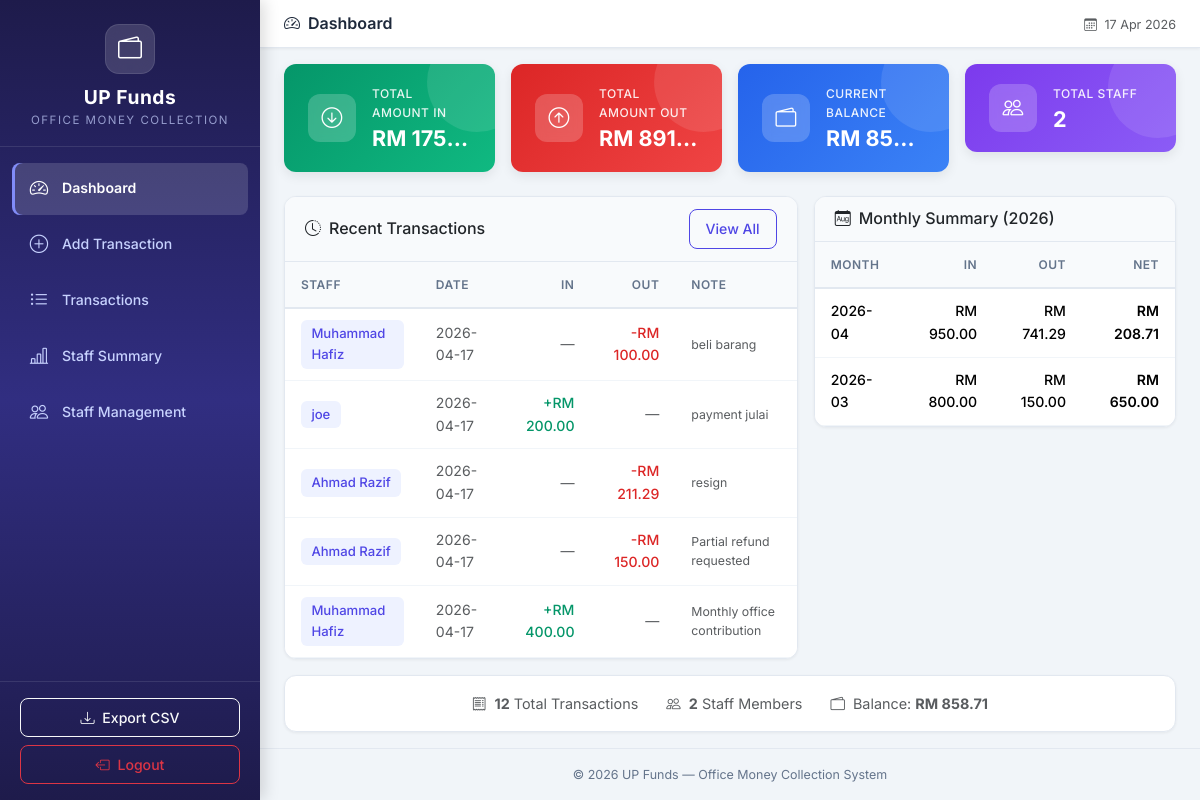
Before: / (signed in) with the older database file.
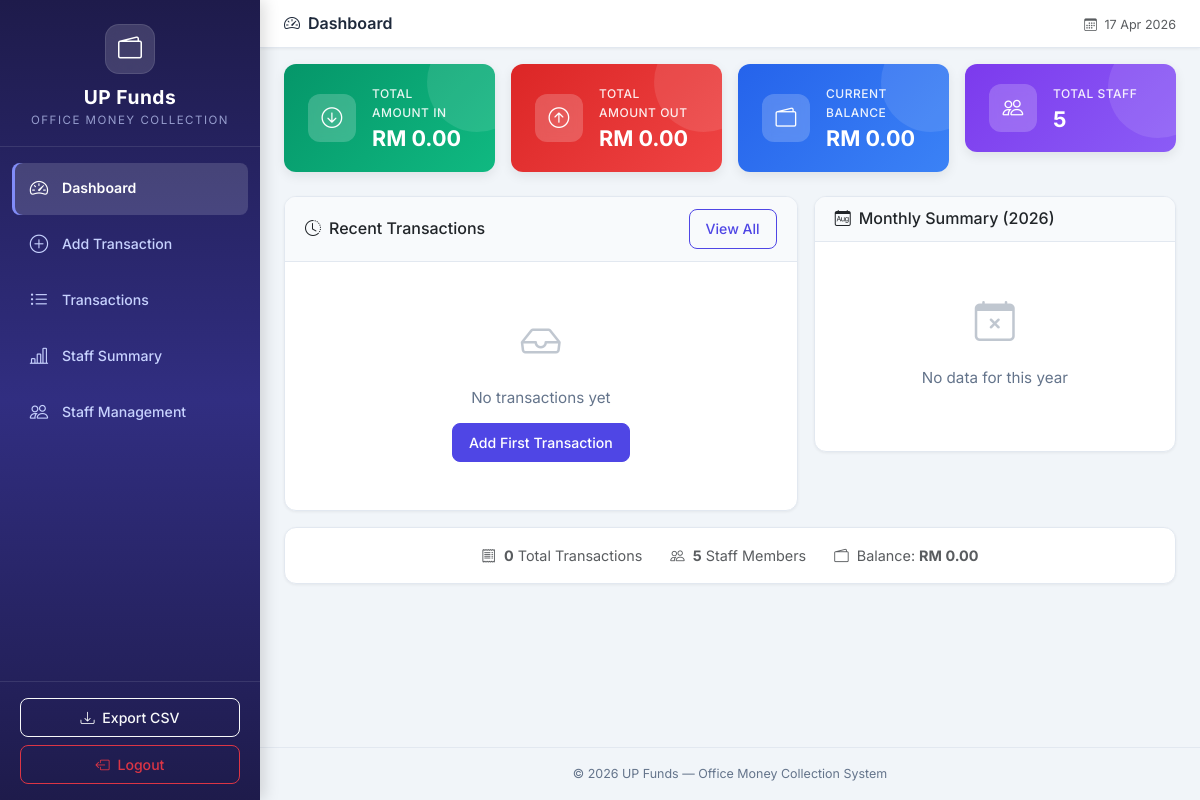
After: the same page with the newer database file.
### tables this page shows
CREATE TABLE cash_records (
            id INTEGER PRIMARY KEY AUTOINCREMENT,
            staff_id INTEGER,
            record_date DATE NOT NULL,
            amount_in REAL DEFAULT 0.00,
            amount_out REAL DEFAULT 0.00,
            expense_type TEXT DEFAULT 'shared',
            note TEXT DEFAULT '',
            created_at TIMESTAMP DEFAULT CURRENT_TIMESTAMP,
            updated_at TIMESTAMP DEFAULT CURRENT_TIMESTAMP,
            FOREIGN KEY (staff_id) REFERENCES staff(id)
        );

CREATE TABLE staff (
            id INTEGER PRIMARY KEY AUTOINCREMENT,
            name TEXT NOT NULL,
            is_active INTEGER DEFAULT 1,
            created_at TIMESTAMP DEFAULT CURRENT_TIMESTAMP
        );

### app.py (the view)
@app.route('/')
def dashboard():
    conn = get_db_connection()
    totals = conn.execute('''
        SELECT
            COALESCE(SUM(amount_in), 0) as total_in,
            COALESCE(SUM(amount_out), 0) as total_out
        FROM cash_records
    ''').fetchone()
    staff_count = conn.execute('SELECT COUNT(*) as count FROM staff WHERE is_active = 1').fetchone()['count']
    transaction_count = conn.execute('SELECT COUNT(*) as count FROM cash_records').fetchone()['count']
    recent = conn.execute('''
        SELECT cr.*, s.name as staff_name
        FROM cash_records cr
        LEFT JOIN staff s ON cr.staff_id = s.id
        ORDER BY cr.record_date DESC, cr.id DESC
        LIMIT 5
    ''').fetchall()
    monthly = conn.execute('''
        SELECT
            strftime('%Y-%m', record_date) as month,
            SUM(amount_in) as total_in,
            SUM(amount_out) as total_out
        FROM cash_records
        WHERE strftime('%Y', record_date) = strftime('%Y', 'now')
        GROUP BY strftime('%Y-%m', record_date)
        ORDER BY month DESC
    ''').fetchall()
    conn.close()
    return render_template('dashboard.html',
                           total_in=totals['total_in'],
                           total_out=totals['total_out'],
                           balance=totals['total_in'] - totals['total_out'],
                           staff_count=staff_count,
                           transaction_count=transaction_count,
                           recent=recent,
                           monthly=monthly)

### app.py (called while the page is built)
@app.context_processor
def inject_now():
    is_admin = session.get('role') == 'admin'
    return {'now': datetime.now(), 'is_admin': is_admin}

### database.py (called while the page is built)
def get_db_connection():
    conn = sqlite3.connect(DATABASE_PATH)
    conn.row_factory = sqlite3.Row  # Access columns by name
    conn.execute("PRAGMA foreign_keys = ON")  # Enable foreign key support
    return conn

### templates/dashboard.html (shortened to what the changed rows need)
{% extends 'base.html' %}
{% block content %}
<div class="row g-3 mb-4">
    <div class="col-sm-6 col-xl-3">
        <div class="summary-card card-green">
            <div class="card-info">
                <p class="card-label">Total Amount In</p>
                <h3 class="card-value">RM {{ "%.2f"|format(total_in) }}</h3>
            </div>
        </div>
    </div>
    <div class="col-sm-6 col-xl-3">
        <div class="summary-card card-red">
            <div class="card-info">
                <p class="card-label">Total Amount Out</p>
                <h3 class="card-value">RM {{ "%.2f"|format(total_out) }}</h3>
            </div>
        </div>
    </div>
    <div class="col-sm-6 col-xl-3">
        <div class="summary-card card-blue">
            <div class="card-info">
                <p class="card-label">Current Balance</p>
                <h3 class="card-value">RM {{ "%.2f"|format(balance) }}</h3>
            </div>
        </div>
    </div>
    <div class="col-sm-6 col-xl-3">
        <div class="summary-card card-purple">
            <div class="card-info">
                <p class="card-label">Total Staff</p>
                <h3 class="card-value">{{ staff_count }}</h3>
            </div>
        </div>
    </div>
</div>
<div class="row g-3">
    <div class="col-lg-7">
        <div class="card content-card">
            <div class="card-body p-0">
                {% if recent %}
                <div class="table-responsive">
                    <table class="table table-hover mb-0">
                        <thead>
                            <tr>
                                <th>Staff</th>
                                <th>Date</th>
                                <th class="text-end">In</th>
                                <th class="text-end">Out</th>
                                <th>Note</th>
                            </tr>
                        </thead>
                        <tbody>
                            {% for record in recent %}
                            <tr>
                                <td>
                                    {% if record['staff_name'] %}
                                        <span class="staff-badge">{{ record['staff_name'] }}</span>
                                    {% else %}
                                        <span class="badge bg-secondary">External Lab Expense</span>
                                    {% endif %}
                                </td>
                                <td class="text-muted">{{ record['record_date'] }}</td>
                                <td class="text-end">
                                    {% if record['amount_in'] > 0 %}
                                        <span class="amount-in">+RM {{ "%.2f"|format(record['amount_in']) }}</span>
                                    {% else %}
                                        <span class="text-muted">—</span>
                                    {% endif %}
                                </td>
                                <td class="text-end">
                                    {% if record['amount_out'] > 0 %}
                                        <span class="amount-out">-RM {{ "%.2f"|format(record['amount_out']) }}</span>
                                    {% else %}
                                        <span class="text-muted">—</span>
                                    {% endif %}
                                </td>
                                <td class="text-muted small">{{ record['note'][:30] }}{{ '...' if record['note']|length > 30 }}</td>
                            </tr>
                            {% endfor %}
                        </tbody>
                    </table>
                </div>
                {% else %}
                <div class="empty-state">
                    <i class="bi bi-inbox"></i>
                    <p>No transactions yet</p>
                    {% if is_admin %}
                    <a href="{{ url_for('add_transaction') }}" class="btn btn-primary btn-sm">Add First Transaction</a>
                    {% endif %}
                </div>
                {% endif %}
            </div>
        </div>
    </div>
    <div class="col-lg-5">
        <div class="card content-card">
            <div class="card-body p-0">
                {% if monthly %}
                <div class="table-responsive">
                    <table class="table table-hover mb-0">
                        <thead>
                            <tr>
                                <th>Month</th>
                                <th class="text-end">In</th>
                                <th class="text-end">Out</th>
                                <th class="text-end">Net</th>
                            </tr>
                        </thead>
                        <tbody>
                            {% for row in monthly %}
                            <tr>
                                <td class="fw-medium">{{ row['month'] }}</td>
                                <td class="text-end amount-in">RM {{ "%.2f"|format(row['total_in']) }}</td>
                                <td class="text-end amount-out">RM {{ "%.2f"|format(row['total_out']) }}</td>
                                <td class="text-end fw-semibold">RM {{ "%.2f"|format(row['total_in'] - row['total_out']) }}</td>
                            </tr>
                            {% endfor %}
                        </tbody>
                    </table>
                </div>
                {% else %}
                <div class="empty-state">
                    <i class="bi bi-calendar-x"></i>
                    <p>No data for this year</p>
                </div>
                {% endif %}
            </div>
        </div>
    </div>
</div>
<div class="row mt-3">
    <div class="col-12">
        <div class="card content-card">
            <div class="card-body text-center py-3">
                <span class="text-muted me-4">
                    <i class="bi bi-receipt me-1"></i>
                    <strong>{{ transaction_count }}</strong> Total Transactions
                </span>
                <span class="text-muted me-4">
                    <i class="bi bi-people me-1"></i>
                    <strong>{{ staff_count }}</strong> Staff Members
                </span>
                <span class="text-muted">
                    <i class="bi bi-wallet2 me-1"></i>
                    Balance: <strong>RM {{ "%.2f"|format(balance) }}</strong>
                </span>
            </div>
        </div>
    </div>
</div>
{% endblock %}

Changed rows visible on the page:
removed cash_records: staff_name "Muhammad Hafiz", record_date "2026-04-17", amount_out "100.00", note "beli barang"
removed cash_records: staff_name "joe", record_date "2026-04-17", amount_in "200.00", note "payment julai"
removed cash_records: staff_name "Ahmad Razif", record_date "2026-04-17", amount_out "211.29", note "resign"
removed cash_records: staff_name "Ahmad Razif", record_date "2026-04-17", amount_out "150.00", note "Partial refund requested"
removed cash_records: staff_name "Muhammad Hafiz", record_date "2026-04-17", amount_in "400.00", note "Monthly office contribution"
Other visible differences:
{{ "%.2f"|format(total_in) }}: "175…" → "0.00"
{{ "%.2f"|format(total_out) }}: "891…" → "0.00"
{{ "%.2f"|format(balance) }}: "85…" → "0.00"
{{ staff_count }}: "2" → "5"
{{ transaction_count }}: "12" → "0"
{{ "%.2f"|format(balance) }}: "858.71" → "0.00"
text no longer shown: "STAFF DATE IN OUT NOTE MONTH IN OUT NET"
text now shown: "No transactions yet Add First Transaction No data for this year"
list line gone: "2026-04 RM 950.00 RM 741.29 RM 208.71"
list line gone: "2026-03 RM 800.00 RM 150.00 RM 650.00"
